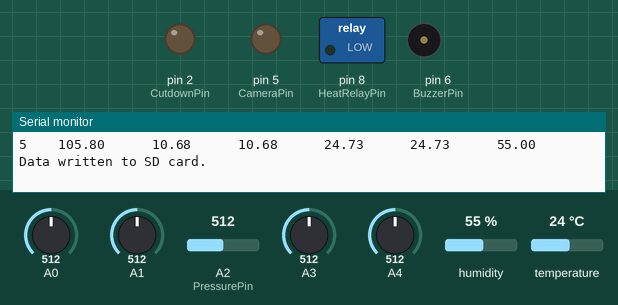
Simulated run of this sketch. Board: Arduino Uno, built with avr-gcc and run on an emulated ATmega328P. Shown: switched loads named in the sketch (green lamp = pin HIGH), output pins drawn as LEDs (lit = HIGH), buzzer (waves = sounding, pin HIGH), the last lines printed to the serial monitor. Inputs (shaded band) come from the test bench; at power-on: A0 = 512, A1 = 512, A2 (PressurePin) = 512, A3 = 512, A4 = 512, humidity 55 %, temperature 24 °C. Storage starts empty.

Above: at 6.2 s.
6.3 s: A0 set to 443
12.0 s: A0 set to 416
At 15.8 s:
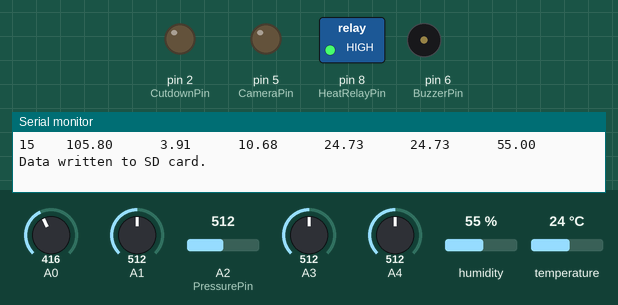
Timing chart, 0 to 17.3 s (numbered marks = the images above; inputs shaded):
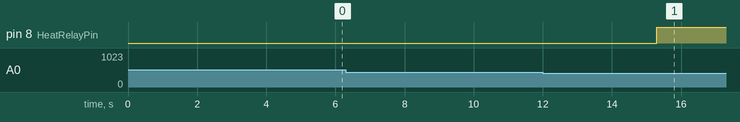

The sketch:

MainCode.ino
```cpp
#include <SD.h>
#include <RTClib.h>
#include <SoftwareSerial.h>
#include "DHT.h"

// Known resistor value in voltage divider circuit
const float R1 = 10000;
// Variables for temperature calculation
float logR2, R2, T, Tc;
// Output Voltage from the thermistor voltage divider
int Vo;
// Steinhart-Hart coefficients for thermistor
const float c1 = 1.009249522e-03, c2 = 2.378405444e-04, c3 = 2.019202697e-07;
// Temperature control
const int relayDeactivationTemp = 25;
const int relayActivationTemp = 5;


// DHT22 Humidity Sensor constants
#define DHTPIN 9
#define DHTTYPE DHT22
DHT myDHT(DHTPIN, DHTTYPE);

// SD card constant
const int SDchipSelect = 8;
// Analog pins
const int ExteriorTempPin = 1;
const int InteriorTempPin = 0;
const int PressurePin = 2;
// Digital Pins
const int CameraPin = 5;
const int CutdownPin = 2;
const int HeatRelayPin = 8;
const int BuzzerPin = 6;

// Pressure sensor constants
const float maxPressure = 150.0;  // Maximum measurable pressure for sensor
const float sensorVoltageRange = 5.0;  // Sensor voltage range
const float sensorMaxValue = 1023.0;  // AnalogRead max value for 10-bit ADC
const int CameraActivationPressure = 60;  // Pressure value where Camera will start to take photos
const int CutdownActivationPressure = -30; // Sends voltage singnal to Cutdown and drops it
const int BuzzerActivationTime = 10800;
const int CameraActivationTime = 300;
// Sets SCL to the TX(Transmits Data) and sets SDA to the RX(Receive and read data)
SoftwareSerial s_serial(SCL, SDA);
#define sensor s_serial

// Command array to request data from the CO₂ sensor
const unsigned char cmd_get_sensor[] = { 0xff, 0x01, 0x86, 0x00, 0x00, 0x00, 0x00, 0x00, 0x79 };

// Results variables
float pressure;
int time = 0;
float TempInterior;
float TempExterior;
// float TempHumiditySensor;
float humidity;
float TempBlack;
float TempWhite;

// Booleans to check activation status
bool HeatPadStatus = false;
bool CameraStatus = false;
bool CutdownStatus = false;
// bool BuzzerStatus = false;

// File to store data
File dataFile;

void setup() {

  sensor.begin(9600);    // Initialize CO₂ sensor at 9600 baud rate
  Serial.begin(9600);

  // Initialize DHT22 Humidity sensor
  myDHT.begin();

  // Sets Camera, Relay and Cutdown, Buzzer Pins as outputs
  pinMode(HeatRelayPin, OUTPUT);
  pinMode(CameraPin, OUTPUT);
  pinMode(CutdownPin, OUTPUT);
  pinMode(BuzzerPin, OUTPUT);

  // Turn off heat pad
  digitalWrite(HeatRelayPin, LOW);

   // Turn off camera
  digitalWrite(CameraPin, LOW);

  // Leave Cutdown attachted
  digitalWrite(CutdownPin, LOW);


  // Initialize SD card
  if (!SD.begin(SDchipSelect)) {
    Serial.println("SD card initialization failed!");
    return;
  }
  Serial.println("SD card initialized.");

  // Opens and clears file
  dataFile = SD.open("templog.txt", FILE_WRITE | O_TRUNC);
  // Initialize data log file
  if (dataFile) {
    dataFile.println("Time(s)  Pressure(kPa)  Temp Interior(C)  Temp Exterior(C)   TempBlack(°C)        TempWhite(°C)       Humidity(%)    HeatPad   Camera     Cutdown");
    dataFile.close();
  }
  delay(5000);
}

void loop() {
  time = time + 5;

  TempInterior = 0.713 * calcTemp(InteriorTempPin) - 6.95;
  TempExterior = 0.713 * calcTemp(ExteriorTempPin) - 6.95;

  TempBlack = calcTemp(4);
  TempWhite = calcTemp(3);

  humidity = getHumidity();

  checkTemp(TempInterior);
  pressure = calcPressure();

  // turn on buzzer after three hours
  if (time > BuzzerActivationTime){
    digitalWrite(BuzzerPin, HIGH);
    // BuzzerStatus = true;
  }

  // Turns camera on or off depending on pressure
  controlCameraByPressure(pressure, time);
  // Triggers Cutdown if it reaches certain pressure
  controlCutdown(pressure, time);

  // Display readings on Serial Monitor
  displayReadings();

  // Log data to SD card
  logDataToSD();

  delay(5000);
}

// Calculates the pressure from input voltage
float calcPressure(){
  int sensorValue = analogRead(PressurePin);   // Read the analog value from pressure sensor
  float pressureVoltage = (sensorValue / sensorMaxValue) * sensorVoltageRange;  // Convert to voltage
  float pressure = (pressureVoltage / sensorVoltageRange) * maxPressure;  // Convert to pressure
  pressure = 2.68 * pressure - 95.4;
  return pressure;
}

// Calculates temperature in Celcius
float calcTemp(int pin){
  Vo = analogRead(pin);
  // Calculate the resistance of the thermistor using the voltage divider formula
  R2 = R1 * (1023.0 / Vo - 1.0);
  // Calculates resistance of thermister
  logR2 = log(R2);
  // Apply the Steinhart-Hart equation to convert resistance to temperature (in Kelvin)
  T = (1.0 / (c1 + c2*logR2 + c3*logR2*logR2*logR2));
  T = T - 273.15;
  return T;
}

float getHumidity(){
  float hum = myDHT.readHumidity();

  if (isnan(hum)){
    Serial.println("Failed to Read Data on DHT22");
    return -1000;
  }
  return hum;
}

// Turns Heat Relay on our off depending on temperature
void checkTemp(float T){
  // Turns Heat Relay off]
  if (T > relayDeactivationTemp){
    Serial.println("Heat Relay:  Off");
    digitalWrite(HeatRelayPin, LOW);
    HeatPadStatus = false;
  }
  // Turns Heat Relay on
  else if(T < relayActivationTemp && T != -201.71){
    Serial.println("Heat Relay:  ON");
    digitalWrite(HeatRelayPin, HIGH);
    HeatPadStatus = true;
  }
}


// Controls the camera based on the pressure threshold
void controlCameraByPressure(float pressure, int time){

  if ((pressure < CameraActivationPressure && pressure != -95.4 && (time % 60 == 0)) || (time % CameraActivationTime == 0)){
    digitalWrite(CameraPin, HIGH);
    CameraStatus = true;
  }
  else{
    digitalWrite(CameraPin, LOW);
    CameraStatus = false;
  }
}

// Controls the Cutdown mechanism based on the pressure threshold
void controlCutdown(float pressure, int time){
  if ((pressure < CutdownActivationPressure && pressure != -95.4 && time > 7200) || time > 10800) {
    digitalWrite(CutdownPin, HIGH);
    CutdownStatus = true;
  }
  else{
    digitalWrite(CutdownPin, LOW);
  }
}

// Prins the Readings from all sensors into the SerialMonitor
void displayReadings() {
  // Print the header
  Serial.println("Time (s)\tPressure (kPa)\tTemp Interior (C)\tTemp Exterior (C)\tTemp Black (C)\tTempWhite (°C)\tHumidity (%)");

  // Print values corresponding to headers
  Serial.print(time);
  Serial.print("\t\t");
  Serial.print(pressure);
  Serial.print("\t\t\t");
  Serial.print(TempInterior);
  Serial.print("\t\t\t");
  Serial.print(TempExterior);
  Serial.print("\t\t\t");
  Serial.print(TempBlack);
  Serial.print("\t\t\t");
  Serial.print(TempWhite);
  Serial.print("\t\t\t");
  Serial.println(humidity);
}

void logDataToSD() {
  // Open the file for writing
  dataFile = SD.open("templog.txt", FILE_WRITE);

  if (dataFile) {
    // Write the data values with consistent spacing
    dataFile.print(time); dataFile.print("         ");
    dataFile.print(pressure); dataFile.print("             ");
    dataFile.print(TempInterior); dataFile.print("             ");
    dataFile.print(TempExterior); dataFile.print("           ");
    dataFile.print(TempBlack); dataFile.print("               ");
    dataFile.print(TempWhite); dataFile.print("                ");
    dataFile.print(humidity); dataFile.print("         ");
    dataFile.print(HeatPadStatus ? "ON " : "OFF"); dataFile.print("       ");
    dataFile.print(CameraStatus ? "ON " : "OFF"); dataFile.print("       ");
    dataFile.println(CutdownStatus ? "Yes " : "No");
    // dataFile.println(BuzzerStatus ? "ON" : "OFF");

    dataFile.close();
    Serial.println("Data written to SD card.");
  }
  else {
    // If the file didn't open, print an error
    Serial.println("Error opening templog.txt");
  }
}
```

Measured:
- the behaviour switches between 432 and 431 on A0 (found by bisection; images 0 and 1)
- after the input at 12.0 s, pin 8 (HeatRelayPin): LOW → HIGH after 3.3 s
